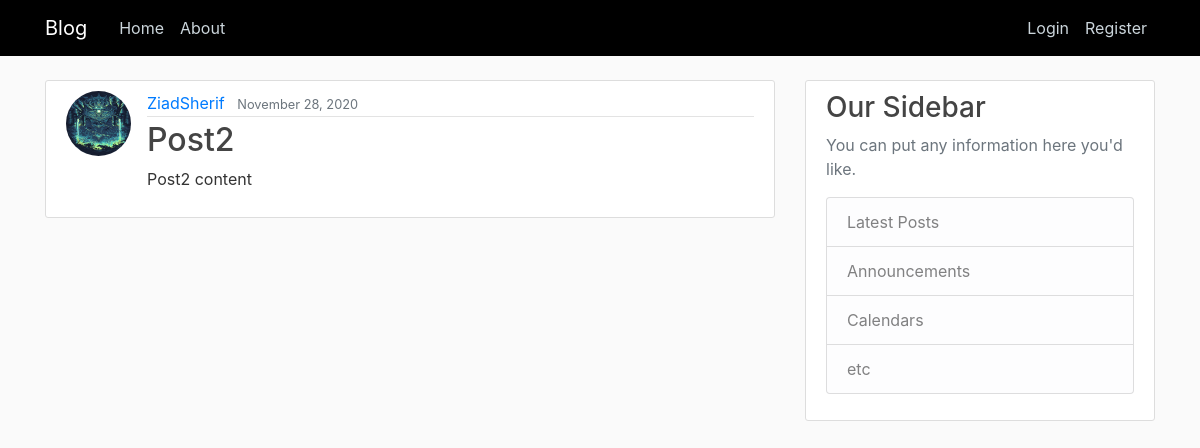
/post/2/, run on an earlier commit of the app's database.
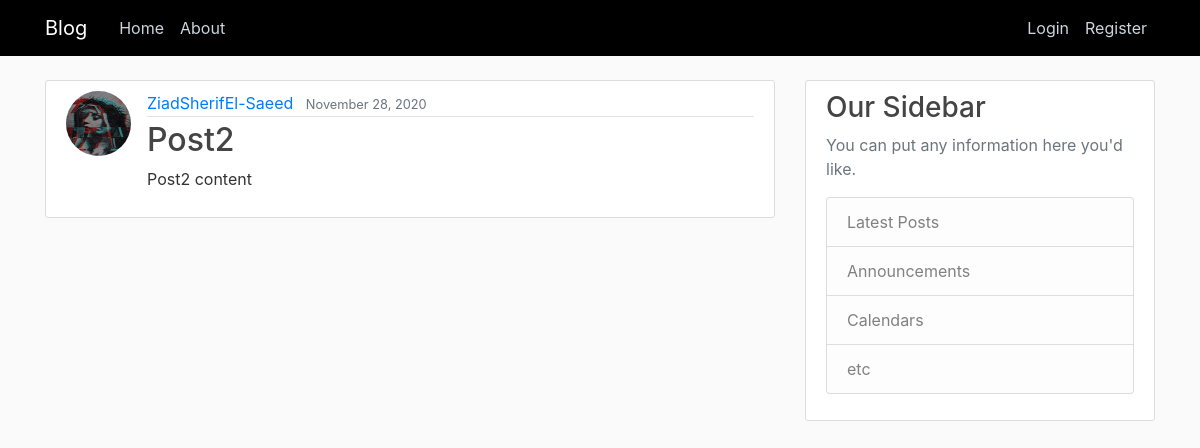
And on a later commit of the database.
### blog/models.py (models this page shows, shortened)
class Post(models.Model):
    title = models.CharField(max_length=100)
    content = models.TextField()
    date_posted = models.DateTimeField(default=timezone.now)
    author = models.ForeignKey(User, on_delete=models.CASCADE)

### users/models.py (models this page shows, shortened)
class Profile(models.Model):
    user = models.OneToOneField(User, on_delete=models.CASCADE)
    image = models.ImageField(default='profile_pics/default.jpg', upload_to='profile_pics')

### blog/views.py (the view)
# urls.py: path('post/<int:pk>/', PostDetailView.as_view(), name='post-detail'),
class PostDetailView(DetailView):
    model = Post

### blog/templates/blog/post_detail.html (shortened to what this page needs)
{% extends "blog/base.html" %}
{% block content %}
    <article class="media content-section">
        <a href="#"><img src="{{ object.author.profile.image.url }}" class="rounded-circle article-img"></a>
        <div class="media-body">
            <div class="article-metadata">
                <a class="mr-2" href="#">{{ object.author }}</a>
                <small class="text-muted">{{ object.date_posted|date:"F d, Y" }}</small>
            </div>
            <h2 class="article-title">{{ object.title }}</h2>
            <p class="article-content">{{ object.content }}</p>
        </div>
    </article>
{% endblock content %}

What changed in the data, as far as the page shows it:
changed through a linked row, Post "Post2": author.profile.image: a different picture; author "ZiadSherif" → "ZiadSherifEl-Saeed"
